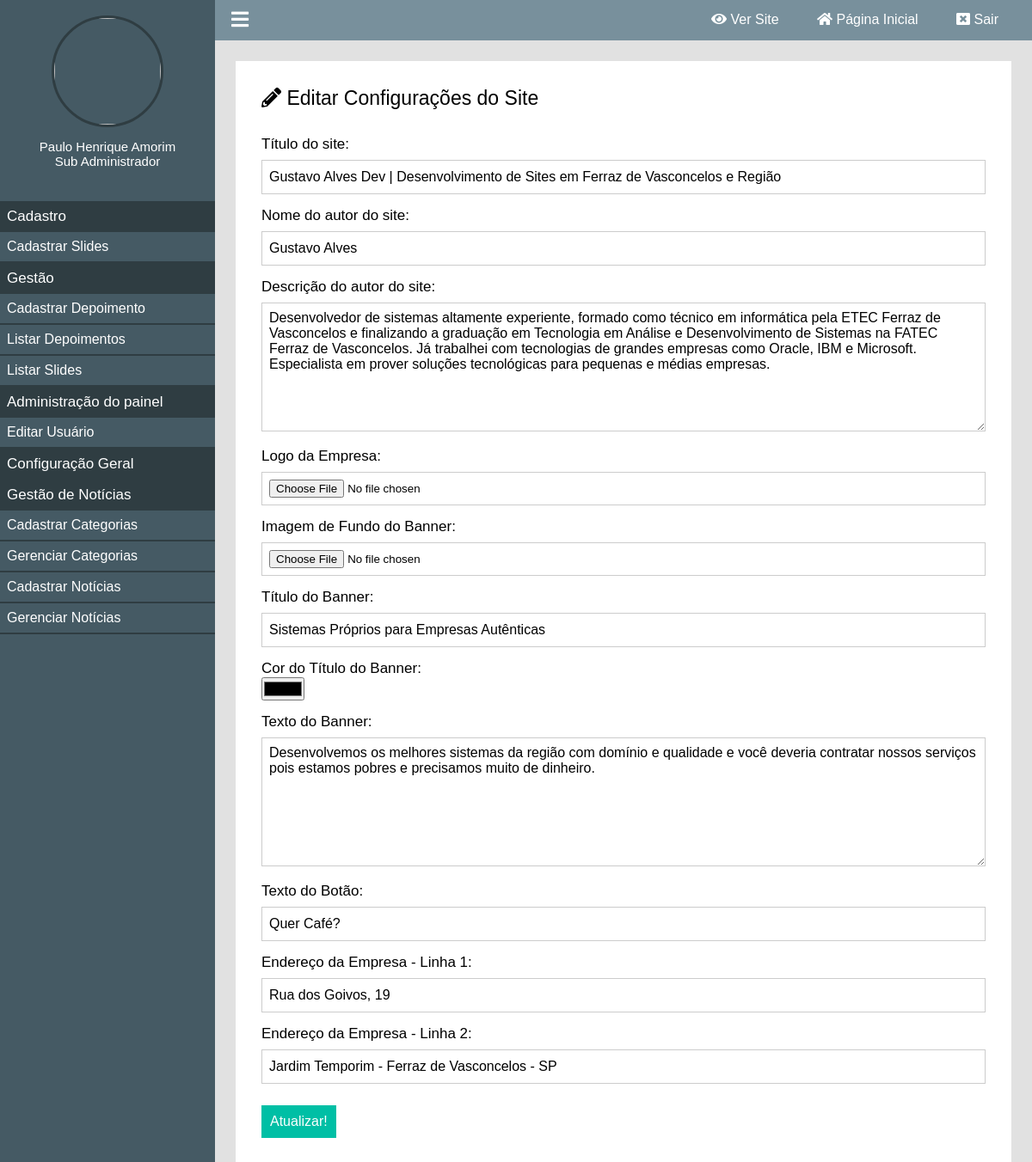
/painel/editar-site (signed in), run on the app's committed database.
### classes/MySql.php (called while the page is built)
<?php
	class MySql{
		private static $pdo;
		public static function conectar(){
			if(self::$pdo == null){
				try{
				self::$pdo = new PDO('mysql:host='.HOST.';dbname='.DATABASE,USER,PASSWORD,array(PDO::MYSQL_ATTR_INIT_COMMAND => "SET NAMES utf8"));
				self::$pdo->setAttribute(PDO::ATTR_ERRMODE,PDO::ERRMODE_EXCEPTION);
				}catch(Exception $e){
					echo '<h2>Erro ao conectar</h2>';
				}
			}
			return self::$pdo;
		}
	}
?>

### painel/pages/editar-site.php (the view, shortened to what this page needs)
<?php
	$site = Painel::select('tb_site.config',false);
?>
<div class="box-content">
	<h2><i class="fas fa-pencil-alt"></i> Editar Configurações do Site</h2>
	<form method="post" enctype="multipart/form-data">
		<div class="form-group">
			<label>Título do site:</label>
			<input type="text" name="titulo" value="<?= $site['titulo']; ?>" />
		</div>
		<div class="form-group">
			<label>Nome do autor do site:</label>
			<input type="text" name="nome_autor" value="<?= $site['nome_autor']; ?>" />
		</div>
		<div class="form-group">
			<label>Descrição do autor do site:</label>
			<textarea name="descricao"><?php echo $site['descricao']; ?></textarea>
		</div>
		<div class="form-group">
			<label>Logo da Empresa:</label>
			<input type="file" name="logo_empresa"/>
		</div>
		<div class="form-group">
			<label>Imagem de Fundo do Banner:</label>
			<input type="file" name="banner_background"/>
		</div>
		<div class="form-group">
			<label>Título do Banner:</label>
			<input type="text" name="titulo_banner" value="<?= $site['titulo_banner']; ?>" />
		</div>
		<div class="form-group">
			<label>Cor do Título do Banner:</label>
			<input type="color" name="cor_titulo" value="<?= $site['cor_titulo']; ?>" />
		</div>
		<div class="form-group">
			<label>Texto do Banner:</label>
			<textarea name="texto_banner"><?php echo $site['texto_banner']; ?></textarea>
		</div>
		<div class="form-group">
			<label>Texto do Botão:</label>
			<input type="text" name="texto_botao" value="<?= $site['texto_botao']; ?>" />
		</div>
		<div class="form-group">
			<label>Endereço da Empresa - Linha 1:</label>
			<input type="text" name="endereco_empresa_1" value="<?= $site['endereco_empresa_1']; ?>" />
		</div>
		<div class="form-group">
			<label>Endereço da Empresa - Linha 2:</label>
			<input type="text" name="endereco_empresa_2" value="<?= $site['endereco_empresa_2']; ?>" />
		</div>
		<div class="form-group">
			<input type="submit" name="acao" value="Atualizar!">
		</div>
	</form>
</div>

### painel/css/style.css (style rules this page uses)
* { margin: 0; padding: 0; box-sizing: border-box; font-family: "Arial", sans-serif; }
html,body { height: 100%; background: rgb(225,225,225); }
body { overflow-x: hidden; }
.box-content { background: white; padding: 30px; margin-bottom: 25px; }
.box-content h2 { font-weight: 300; font-size: 23px; }
.box-content form { margin:30px 0; }
.box-content form label { font-size: 17px; font-weight: 300; color: black; display: block; }
.box-content .form-group { margin:15px 0; }
.box-content form input[type=text], .box-content form input[type=password] { margin-top:8px; font-size: 16px; font-weight: normal; color: black; width: 100%; height: 40px; border: 1px solid #ccc; padding-left: 8px; }
.box-content form textarea { margin-top:8px; font-size: 16px; font-weight: normal; color: black; width: 100%; height: 150px; border: 1px solid #ccc; padding: 8px; resize: vertical; }
.box-content form input[type=file] { margin-top:8px; width: 100%; padding: 8px; border: 1px solid #ccc; }
.box-content form input[type=submit] { padding: 10px; cursor: pointer; margin-top: 10px; font-size: 16px; background: #00bfa5; color: white; border: 0; }

### data on the page
tb_site.config: titulo "Gustavo Alves Dev | Desenvolvimento de Sites em Ferraz de Vasconcelos e Região", nome_autor "Gustavo Alves", descricao "Desenvolvedor de sistemas altamente experiente, formado como técnico em informática pela ETEC Ferraz de Vasconcelos e finalizando a graduação em Tecnologia em Análise e Desenvolvimento de Sistemas na FATEC Ferraz de Vasconcelos. Já trabalhei com tecnologias de grandes empresas como Oracle, IBM e Microsoft. Especialista em prover soluções tecnológicas para pequenas e médias empresas.", titulo_banner "Sistemas Próprios para Empresas Autênticas", cor_titulo "#000000", texto_banner "Desenvolvemos os melhores sistemas da região com domínio e qualidade e você deveria contratar nossos serviços pois estamos pobres e precisamos muito de dinheiro.", texto_botao "Quer Café?", endereco_empresa_1 "Rua dos Goivos, 19", endereco_empresa_2 "Jardim Temporim - Ferraz de Vasconcelos - SP"

### other printed values
$_SESSION['nome'] "Paulo Henrique Amorim"
pegaCargo($_SESSION['cargo']) "Sub Administrador"
